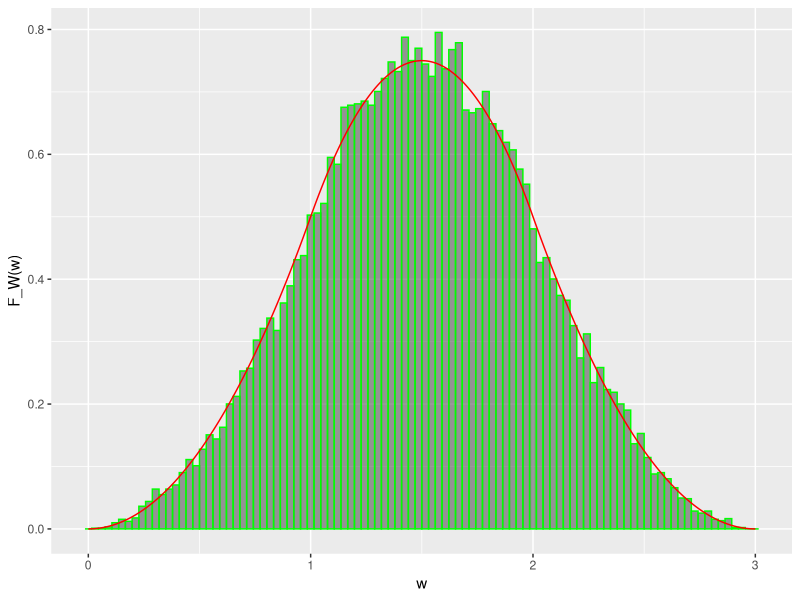

This figure's R source:
## ---- chunk 1
library(ggplot2)
## ---- chunk 2
set.seed(1234)

# use 30,003 simulations to match seq values in next cell
sims <- 30003
Ws <- numeric(sims)

for (i in 1:3){
  rvs <- runif(sims)
  Ws <- Ws + rvs
}
## ---- chunk 3
range1x <- seq(0, 1, 0.0001)
range1y <- (range1x * range1x) / 2
range2x <- seq(1, 2, 0.0001)
range2y <- -(range2x * range2x) + 3 * range2x - (3/2)
range3x <- seq(2, 3, 0.0001)
range3y <- ((range3x - 3) ** 2) / 2

xs <- c(range1x, range2x, range3x)
ys <- c(range1y, range2y, range3y)
plt_data <- data.frame(xs, ys, Ws)
## ---- chunk 4
ggplot(data=plt_data) + 
  geom_histogram(
    aes(x=Ws, y=..density..), bins = 100, alpha=0.6, color='green') +
  geom_line(aes(x=xs, y=ys), color='red') +
  xlab('w') +
  ylab('F_W(w)')


